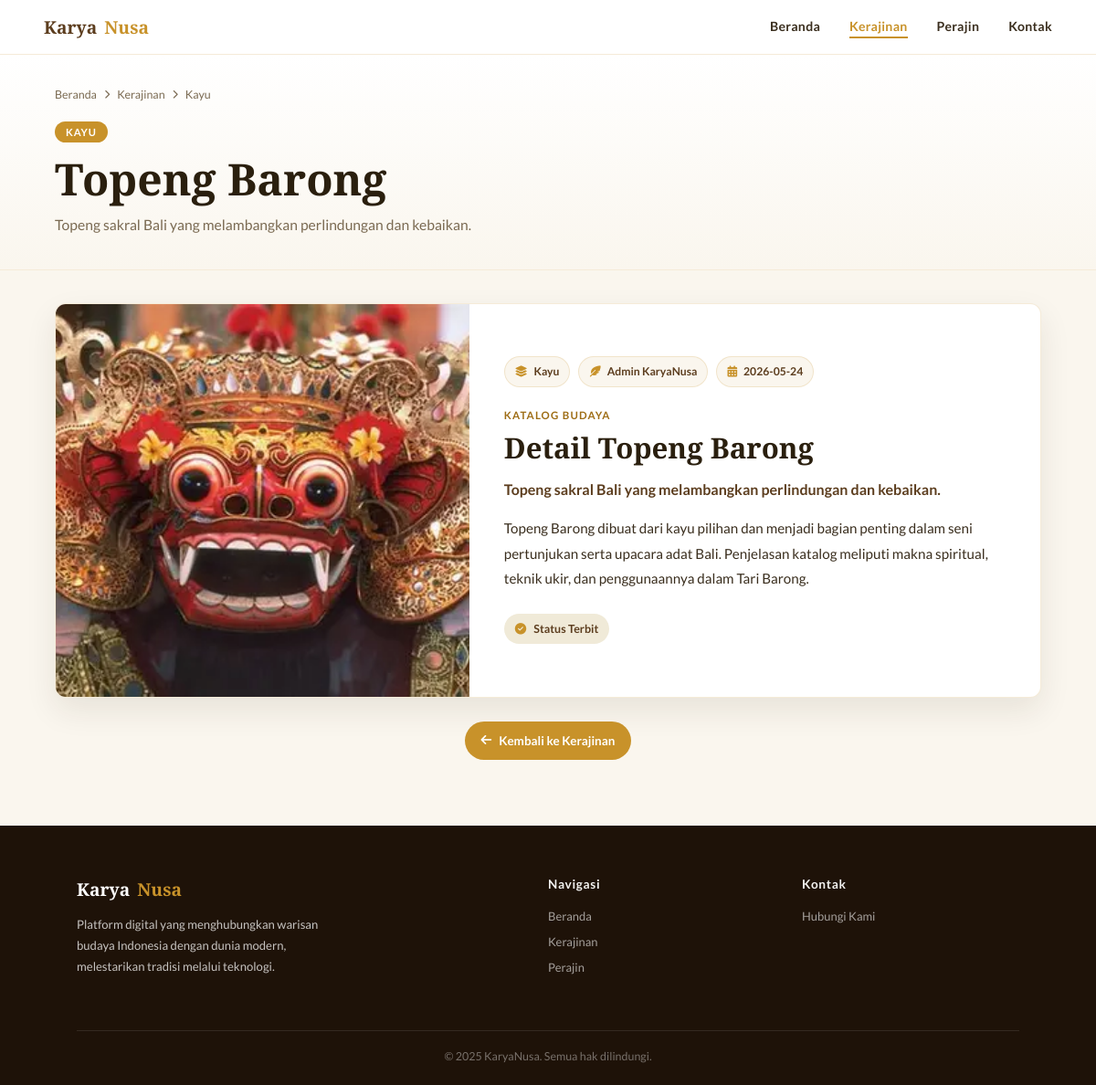
The page /katalog2.php on the database its author committed.
### tables this page shows
CREATE TABLE IF NOT EXISTS katalog (
  id INT AUTO_INCREMENT PRIMARY KEY,
  judul VARCHAR(180) NOT NULL,
  kategori VARCHAR(80) NOT NULL,
  penulis VARCHAR(120) NOT NULL,
  tanggal DATE NOT NULL,
  ringkasan TEXT NOT NULL,
  penjelasan LONGTEXT,
  gambar LONGTEXT,
  halaman VARCHAR(80),
  status VARCHAR(40) NOT NULL DEFAULT 'Draft',
  created_at TIMESTAMP DEFAULT CURRENT_TIMESTAMP,
  updated_at TIMESTAMP DEFAULT CURRENT_TIMESTAMP ON UPDATE CURRENT_TIMESTAMP
);

### katalog2.php (called while the page is built, shortened)
<?php
require __DIR__ . '/includes/catalog-page.php';

### includes/db.php (called while the page is built, shortened)
<?php
function db(): PDO
{
    $dsn = 'mysql:host=' . DB_HOST . ';dbname=' . DB_NAME . ';charset=utf8mb4';
    $pdo = new PDO($dsn, DB_USER, DB_PASS, [
        PDO::ATTR_ERRMODE => PDO::ERRMODE_EXCEPTION,
        PDO::ATTR_DEFAULT_FETCH_MODE => PDO::FETCH_ASSOC,
        PDO::ATTR_EMULATE_PREPARES => false,
    ]);
    return $pdo;
}

### includes/catalog-page.php (the view, shortened to what this page needs)
<?php
require_once __DIR__ . '/db.php';
$catalogId = defined('CATALOG_ID') ? (int) CATALOG_ID : 1;
$catalog = $fallbackCatalogs[$catalogId] ?? $fallbackCatalogs[1];
try {
    $stmt = db()->prepare('SELECT * FROM katalog WHERE id = :id LIMIT 1');
    $stmt->execute(['id' => $catalogId]);
    $row = $stmt->fetch();
    if ($row) {
        $catalog = array_merge($catalog, array_filter($row, static fn ($value) => $value !== null && $value !== ''));
    }
} catch (Throwable $error) {
}
function h(?string $value): string
{
    $text = str_replace(['Pengrajin', 'pengrajin'], ['Perajin', 'perajin'], (string) $value);
    return htmlspecialchars($text, ENT_QUOTES, 'UTF-8');
}
$paragraphs = preg_split('/\R{2,}/', trim((string) ($catalog['penjelasan'] ?? ''))) ?: [];
    ?>
<!DOCTYPE html>
<html lang="id">
<head>
  <link rel="stylesheet" href="https://cdnjs.cloudflare.com/ajax/libs/font-awesome/6.5.0/css/all.min.css"/>
  <link rel="stylesheet" href="katalog.css?v=20260530-3" />
  <link rel="stylesheet" href="footer-consistent.css?v=20260530-3" />
</head>
<body>
<nav id="navbar">
  <a href="index.php" class="nav-brand">Karya<span>Nusa</span></a>
  <ul class="nav-links">
    <li><a href="index.php">Beranda</a></li>
    <li><a href="kerajinan.php" class="active">Kerajinan</a></li>
    <li><a href="pengrajin.php">Perajin</a></li>
    <li><a href="kontak.php">Kontak</a></li>
  </ul>
</nav>
<section class="catalog-heading">
  <div class="catalog-wrap">
    <div class="breadcrumb">
      <a href="index.php">Beranda</a>
      <i class="fas fa-chevron-right"></i>
      <a href="kerajinan.php">Kerajinan</a>
      <i class="fas fa-chevron-right"></i>
      <span><?= h($catalog['kategori']) ?></span>
    </div>
    <span class="catalog-badge"><?= h($catalog['kategori']) ?></span>
    <h1><?= h($catalog['judul']) ?></h1>
    <p><?= h($catalog['ringkasan']) ?></p>
  </div>
</section>
<main class="catalog-wrap catalog-main">
  <section class="catalog-card">
    <div class="catalog-photo">
      <img src="<?= h($catalog['gambar'] ?? 'asset/anyaman.webp') ?>" alt="<?= h($catalog['judul']) ?>" />
    </div>
    <article class="catalog-content">
      <div class="catalog-meta">
        <span><i class="fas fa-layer-group"></i> <?= h($catalog['kategori']) ?></span>
        <span><i class="fas fa-feather-pointed"></i> <?= h($catalog['penulis'] ?? 'Admin KaryaNusa') ?></span>
        <span><i class="fas fa-calendar-days"></i> <?= h($catalog['tanggal'] ?? '2026-05-24') ?></span>
      </div>
      <span class="section-kicker">Katalog Budaya</span>
      <h2>Detail <?= h($catalog['judul']) ?></h2>
      <p class="lead"><?= h($catalog['ringkasan']) ?></p>
      <?php foreach (array_slice($paragraphs, 0, 1) as $paragraph): ?>
        <p><?= nl2br(h($paragraph)) ?></p>
      <?php endforeach; ?>
      <div class="catalog-status">
        <i class="fas fa-check-circle"></i>
        <span>Status <?= h($catalog['status'] ?? 'Terbit') ?></span>
      </div>
    </article>
  </section>
  <div class="back-link">
    <a href="kerajinan.php"><i class="fas fa-arrow-left"></i> Kembali ke Kerajinan</a>
  </div>
</main>
<footer>
  <div class="container">
    <div class="footer-inner">
      <div class="footer-brand">
        <a href="index.php" class="nav-logo" style="color:#fff;">Karya<span>Nusa</span></a>
        <p>Platform digital yang menghubungkan warisan budaya Indonesia dengan dunia modern, melestarikan tradisi melalui teknologi.</p>
      </div>
      <div class="footer-col">
        <h5>Navigasi</h5>
        <ul><li><a href="index.php">Beranda</a></li><li><a href="kerajinan.php">Kerajinan</a></li><li><a href="pengrajin.php">Perajin</a></li></ul>
      </div>
      <div class="footer-col">
        <h5>Kontak</h5>
        <ul><li><a href="kontak.php">Hubungi Kami</a></li></ul>
      </div>
    </div>
    <div class="footer-bottom">&copy; 2025 KaryaNusa. Semua hak dilindungi.</div>
  </div>
</footer>
</body>
</html>

### footer-consistent.css (style rules this page uses)
body footer { background: #1E1208 !important; color: rgba(255,255,255,0.75) !important; padding: 56px 0 24px !important; }
body footer .container { max-width: 1080px !important; margin: 0 auto !important; padding: 0 24px !important; }
body footer .footer-inner { display: grid !important; grid-template-columns: 2fr 1fr 1fr !important; gap: 40px !important; margin-bottom: 40px !important; }
body footer .footer-brand .nav-logo { display: inline-flex !important; align-items: center !important; gap: 8px !important; margin-bottom: 14px !important; padding: 0 !important; border: 0 !important; color: #fff !important; font-family: 'Playfair Display', serif !important; font-size: 1.2rem !important; font-weight: 700 !important; text-decoration: none !important; }
body footer .footer-brand .nav-logo span { color: #C8922A !important; }
body footer .footer-brand p { max-width: 280px !important; margin: 0 0 18px !important; color: rgba(255,255,255,0.75) !important; font-size: 0.82rem !important; line-height: 1.75 !important; }
body footer .footer-col h5 { margin: 0 0 16px !important; color: rgba(255,255,255,0.95) !important; font-size: 0.85rem !important; font-weight: 700 !important; letter-spacing: 0.05em !important; text-transform: none !important; }
body footer .footer-col ul { display: flex !important; flex-direction: column !important; gap: 9px !important; margin: 0 !important; padding: 0 !important; list-style: none !important; }
body footer .footer-col ul li { margin: 0 !important; padding: 0 !important; }
body footer .footer-col ul li a { color: rgba(255,255,255,0.6) !important; font-size: 0.81rem !important; font-weight: 400 !important; text-decoration: none !important; }
body footer .footer-bottom { margin: 0 !important; padding-top: 20px !important; border-top: 1px solid rgba(255,255,255,0.10) !important; color: rgba(255,255,255,0.40) !important; font-size: 0.78rem !important; letter-spacing: 0 !important; text-align: center !important; }

### rows shown on the page
katalog: kategori "Kayu", kategori "KAYU", judul "Topeng Barong", ringkasan "Topeng sakral Bali yang melambangkan perlindungan dan kebaikan.", gambar (picture), penulis "Admin KaryaNusa", tanggal "2026-05-24", penjelasan "Topeng Barong dibuat dari kayu pilihan dan menjadi bagian penting dalam seni pertunjukan serta upacara adat Bali. Penjelasan katalog meliputi makna spiritual, teknik ukir, dan penggunaannya dalam Tari Barong.", status "Terbit"
